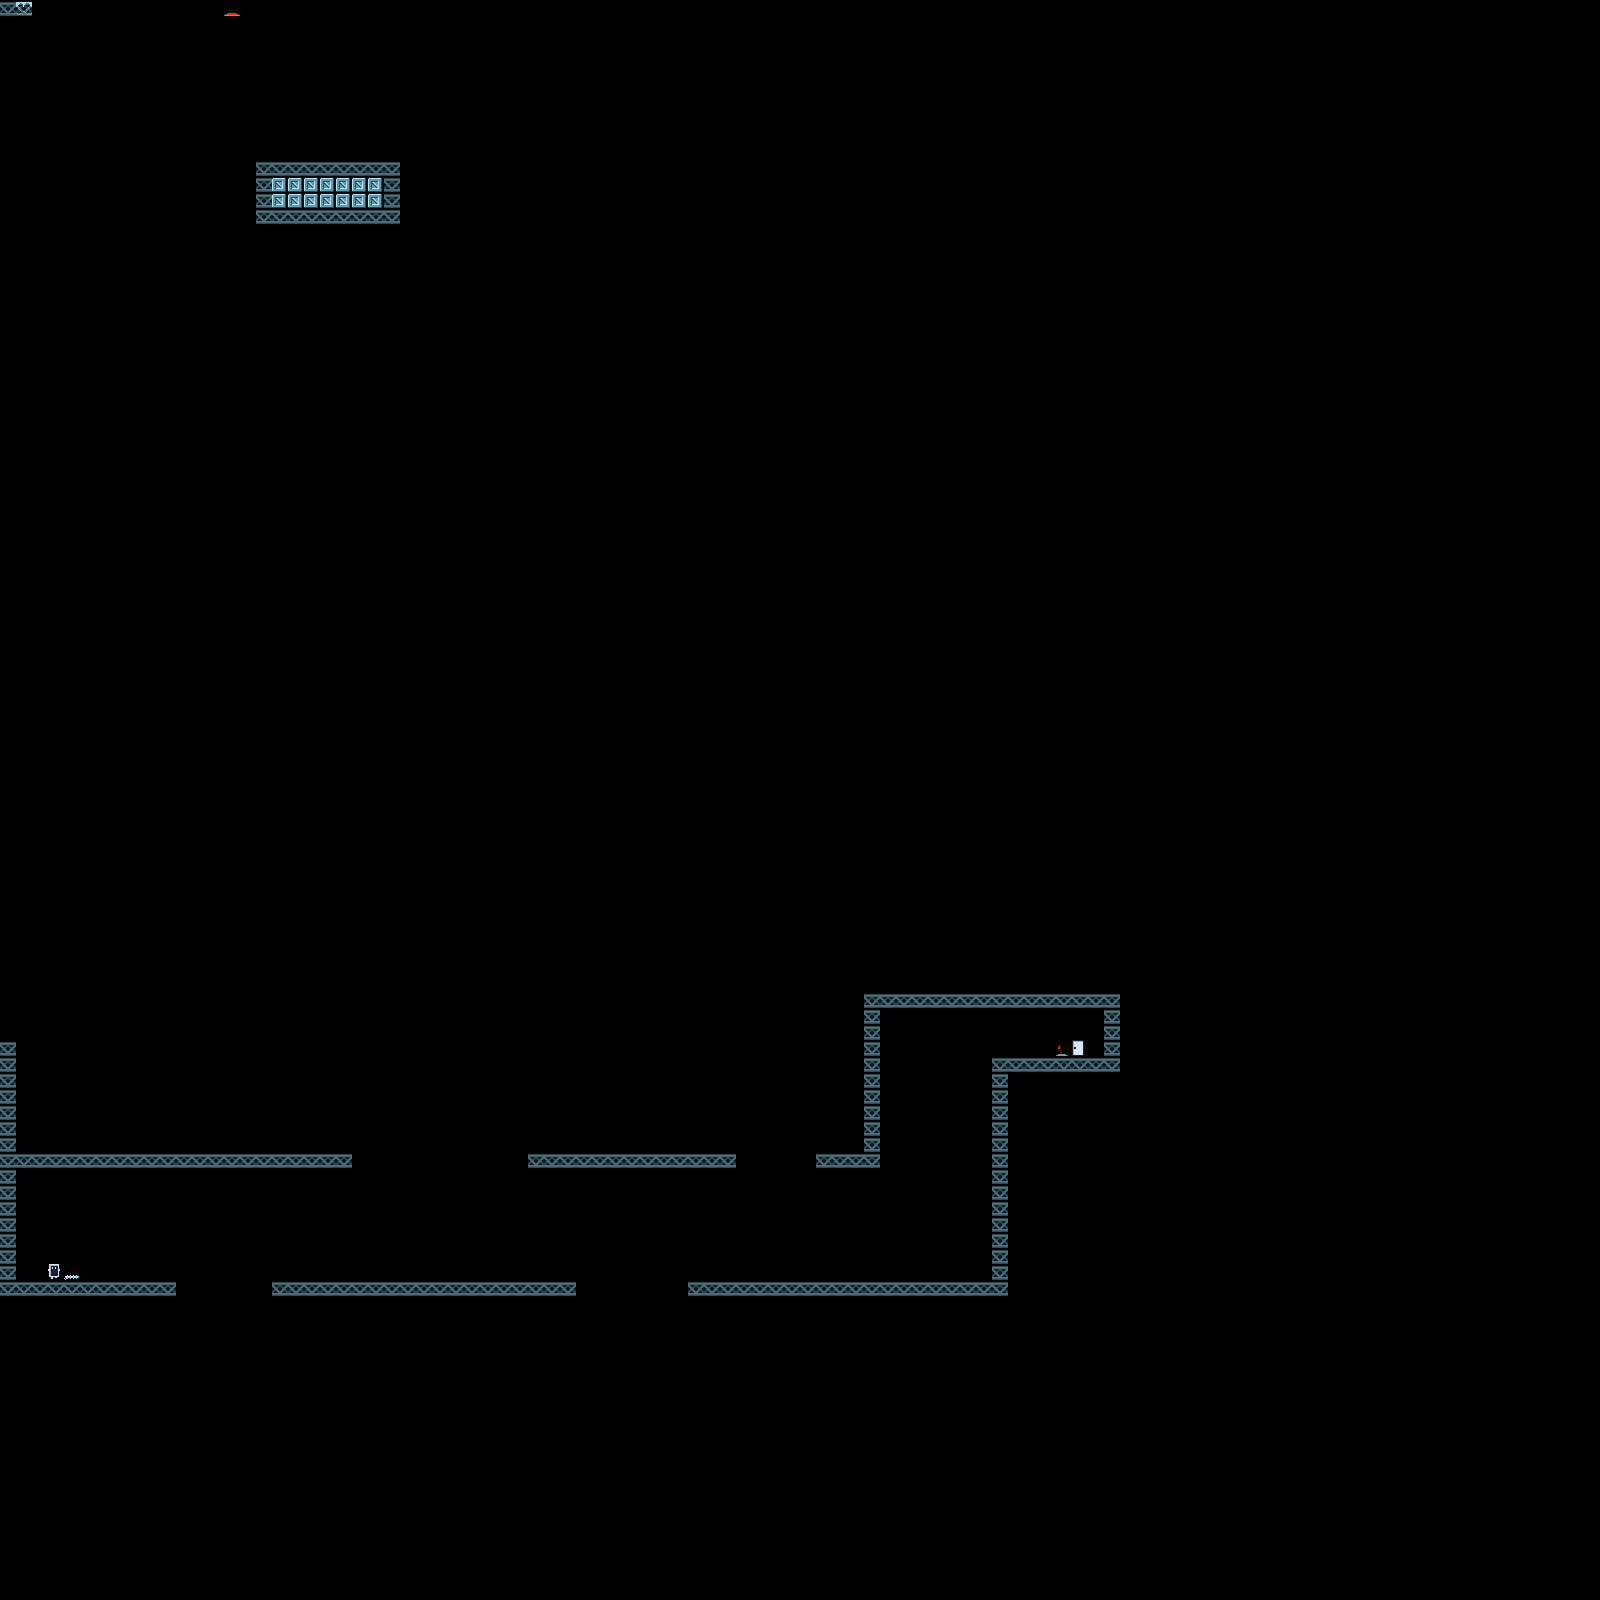

The image is a tile-based game level rendered from a .tmx file. Its description and source (layers, tilesets, objects; grid data summarised) follow:
An orthogonal 100x100 tile map with 16x16 px tiles, 1 tile layer (Tile Layer 1), 1 hidden layer not drawn.

<map version="1.2" tiledversion="1.3.4" orientation="orthogonal" renderorder="right-down" width="100" height="100" tilewidth="16" tileheight="16" infinite="0" nextlayerid="3" nextobjectid="1">
 <tileset firstgid="1" source="TileTest.tsx" />
 <layer id="2" name="Tile Layer 2" width="100" height="100" visible="0">
  <data>[10000 cells, 10000 non-empty, 1 distinct tile ids]</data>
 </layer>
 <layer id="1" name="Tile Layer 1" width="100" height="100">
  <data>[10000 cells, 195 non-empty, 8 distinct tile ids]</data>
 </layer>
</map>
